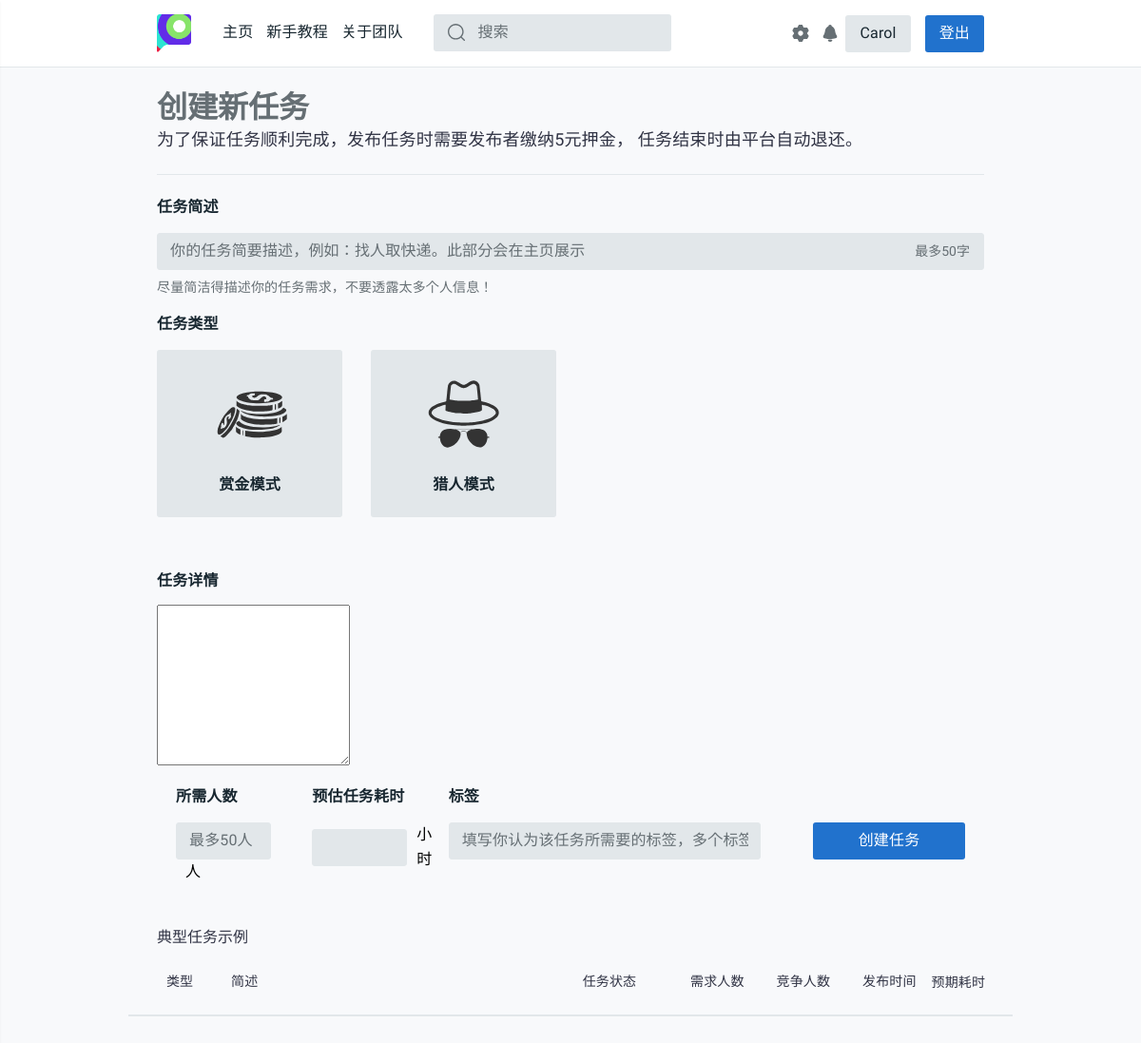
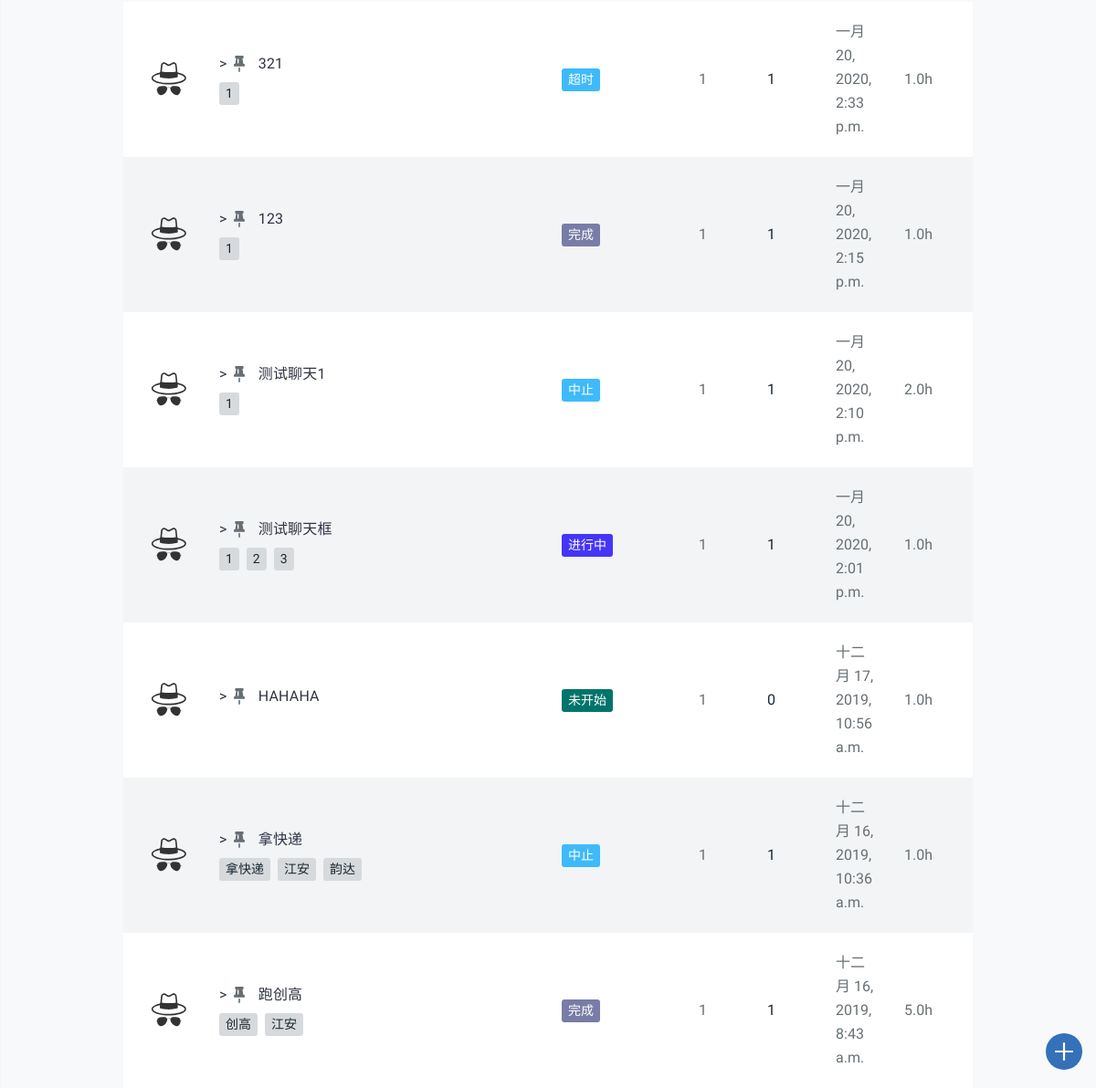
The app's page /create-task/ (signed in) with its own data (2 pictures, top to bottom).
### task_platform/models.py (models this page shows, shortened)
class Task(models.Model):
    state = (('未开始', 'waitting'), ('进行中', 'processing'), ('中止', 'abort'),
             ('撤销', 'revoke'), ('超时', 'timeout'), ('完成', 'completed'))
    publisher = models.CharField(max_length=128)
    pub_time = models.DateTimeField(auto_now_add=True)
    begin_time = models.DateTimeField(null=True, blank=True)
    end_time = models.DateTimeField(null=True, blank=True)
    people_needed = models.IntegerField(default=1)
    people_now = models.IntegerField(default=0)
    expected_time_consuming = models.DecimalField(
        max_digits=12, decimal_places=1, default=0.0)
    task_description = models.CharField(max_length=50, default="None")
    task_detail = RichTextUploadingField(default='None')
    task_state = models.CharField(max_length=32, choices=state, default='未开始')
    task_class = models.CharField(max_length=48, default='赏金模式')
    class Meta:
        ordering = ['pub_time']
        verbose_name = '任务'
        verbose_name_plural = '任务'

class Task_tags(models.Model):
    sig_tag = models.CharField(max_length=20, default="None")
    task_id = models.IntegerField(default="0")
    def __str__(self):
        return self.sig_tag
    class Meta:
        verbose_name = "任务标签"
        verbose_name_plural = "任务标签"

### task_platform/views.py (the view, shortened to what this page needs)
# urls.py: path('create-task/', views.create_task, name='create-task'),
def create_task(request):
    DEPOSIT = settings.DEPOSIT
    username = request.session.get('user_name', None)
    if not username:
        return redirect('/login/')
    notice_room = '/chatroom/{}'.format(get_notice_room_id(username))
    notice_num = chatinfo_num(username)
    user = User.objects.get(name=username)
    student_id = user.stu_id
    phone = user.phone
    dept = user.dept
    if user.dept == 'None':
        dept = '暂无信息'
    tag_list = []
    finder = {
        '未开始': '9', '进行中': '2',
        '中止': '3', '撤销': '3',
        '超时': '3', '完成': '4'
    }
    latest_task_list = Task.objects.order_by('-pub_time')
    for task in latest_task_list:
        color = 'tt-color0{} tt-badge'.format(finder[task.task_state])
        tag_list.append(
            (task, color,
             Task_tags.objects.filter(task_id=task.id).order_by('sig_tag')))
    return render(request, 'task_platform/create-task.html', locals())

### task_platform/tools.py (called while the page is built)
@csrf_exempt
def get_notice_room_id(username):
    md5 = hashlib.md5()
    md5.update(username.encode())
    return md5.hexdigest()

def chatinfo_num(username):
    withs = Withdraw.objects.filter(username=username, state='完成', noticed=False)
    for each_with in withs:
        send_notice(username, '恭喜您，您于{}发起的提现{}元的请求已经接受，请查看您支付宝余额，如果有问题请联系platform_office@163.com。'.format(each_with.start_time.strftime('%Y-%m-%d %M:%H:%S'), each_with.money))
        each_with.noticed = True
        each_with.save()
    chatnum = ChatVision.objects.filter(username=username, has_seen=False).count()
    return chatnum

### task_platform/templates/task_platform/create-task.html (shortened to what this page needs)
{% extends 'task_platform/base.html' %}
{% load staticfiles %}
{% block content %}
<head>
  <link rel="stylesheet" href="{% static 'css/style.css' %}">
</head>
<main id="tt-pageContent">
  <div class="container">
    <div class="tt-wrapper-inner">
      <h1>创建新任务</h1>
      <h4 class='tt-title-border'>
        为了保证任务顺利完成，发布任务时需要发布者缴纳{{ DEPOSIT }}元押金，
        任务结束时由平台自动退还。
      </h4>
      <form class="form-default" method="POST">
        <div class="form-group">
          <label for="inputTopicTitle">任务简述</label>
          <div class="tt-value-wrapper">
            <input type="text" name="task_description" class="form-control" id="inputTopicTitle" placeholder="你的任务简要描述，例如：找人取快递。此部分会在主页展示">
            <span class="tt-value-input">最多50字</span>
          </div>
          <div class="tt-note">尽量简洁得描述你的任务需求，不要透露太多个人信息！</div>
        </div>
        <div class="form-group">
          <label>任务类型</label>
          <div class="tt-js-active-btn tt-wrapper-btnicon">
            <div class="row tt-w410-col-02">
              <div class="col-4 col-lg-3 col-xl-2">
                <a href="#" class="tt-button-icon" style="a:visited {color:#00FF00;}" xx="赏金模式">
                  <span class="tt-icon">
                    <svg>
                      <use xlink:href="#bounty"></use>
                    </svg>
                  </span>
                  <span class="tt-text">赏金模式</span>
                </a>
              </div>
              <div class="col-4 col-lg-3 col-xl-2">
                <a href="#" class="tt-button-icon" xx="猎人模式">
                  <span class="tt-icon">
                    <svg>
                      <use xlink:href="#hunter"></use>
                    </svg>
                  </span>
                  <span class="tt-text">猎人模式</span>
                </a>
              </div>
            </div>
          </div>
        </div>
        <div class="pt-editor">
          <h6 class="pt-title">任务详情</h6>
          <textarea name="task_detail"></textarea>
          <div style="margin:20px;">
          <div class="row">
            <div class="col-md-2">
              <div class="form-group" >
                <label for="inputTopicTitle">所需人数</label>
                <div style="display: -webkit-flex;display: inline ;align-items:center;">
                <span id="表">
                <input name="people_needed" class="form-control" placeholder="最多50人" style="width:100px;">
                </span>
                <b style=" color:#000000;font-weight:400;margin-left:10px;">   人</b>
                </div>
              </div>
            </div>
            <div class="col-md-2">
              <div class="form-group">
                <label>预估任务耗时</label>
                <div style="display: -webkit-flex;display: inline-flex;align-items:center; ">
                <input name="expected_time_consuming" class="form-control"style="width:100px;">
                <b style=" color:#000000;font-weight:400;margin-left:10px;">   小时</b>
                </div>
              </div>
            </div>
            <div class="col-md-5">
              <div class="form-group">
                <label for="inputTopicTags">标签</label>
                <input type="text" name="tag_list" class="form-control" id="inputTopicTags" placeholder="填写你认为该任务所需要的标签，多个标签用空格分隔">
              </div>
            </div>
            <div class="col-auto ml-md-auto" style="margin-top:40px;">
              <input type="submit" class="btn btn-secondary btn-width-lg" value="创建任务"></input>
            </div>
          </div>
          </div>
        </div>
      </form>
    </div>
    <div class="tt-topic-list tt-offset-top-30">
      <div class="tt-list-search">
        <div class="tt-title">典型任务示例</div>
      </div>
      <div class="tt-list-header tt-border-bottom">
        <div class="tt-col-value" style="width: 17%;">
          <center>类型</center>
        </div>
        <div class="tt-col-category" style="width: 90%">简述</div>
        <div class="tt-col-category" style="width: 30%;padding-left:5.5%">任务状态</div>
        <div class="tt-col-value hide-mobile" style="width: 20%;padding-left:2%">需求人数</div>
        <div class="tt-col-value hide-mobile" style="width: 20%;padding-left:2%">竞争人数</div>
        <div class="tt-col-value hide-mobile" style="width: 20%;padding-left:2%">发布时间</div>
        <div class="tt-col-value" style="width: 20%;padding:0%">预期耗时</div>
      </div>
      {% if tag_list %}
      {% for task, color, tags in tag_list %}
      <div class="tt-item">
        <div class="tt-col-avatar">
          {% if task.task_class == "赏金模式 "%}
          <svg class="tt-icon">
            <use xlink:href="#bounty"></use>
          </svg>
          {% else %}
          <svg class="tt-icon">
            <use xlink:href="#hunter"></use>
          </svg>
          {% endif %}
        </div>
        <div class="tt-col-description">
          <h6 class="tt-title"><a href="{% url 'detail' task.id %}">
              >
              <svg class="tt-icon">
                <use xlink:href="#icon-pinned"></use>
              </svg>
              {{ task.task_description }}
                        </a></h6>
          <div class="row align-items-center no-gutters">
            <div class="col-11">
              <ul class="tt-list-badge">
                {% for tag in tags %}
                <li><a><span class="tt-badge">{{ tag }}</span></a></li>
                {% endfor%}
              </ul>
            </div>
            </div>
          </div>
          <div class="tt-col-category"><span class="{{ color }}">{{ task.task_state }}</span></div>
          <div class="tt-col-value hide-mobile">{{ task.people_needed }}</div>
            <div class="tt-col-value tt-color-select hide-mobile">{{ task.people_now }}</div>
              <div class="tt-col-value hide-mobile">{{ task.pub_time }}</div>
                <div class="tt-col-value hide-mobile"> {{ task.expected_time_consuming }}h </div>
                </div>
                {% endfor %}
                {% endif %}
              </div>
            </div>
</main>
{% endblock %}

### static/css/detail.css (style rules this page uses)
label { cursor: default; }

### records on screen
Task: task_description "321", task_state "超时", people_needed "1", people_now "1", pub_time "一月 20, 2020, 2:33 p.m.", expected_time_consuming "1.0"
Task_tags: sig_tag "1"
Task: task_description "123", task_state "完成", people_needed "1", people_now "1", pub_time "一月 20, 2020, 2:15 p.m.", expected_time_consuming "1.0"
Task_tags: sig_tag "1"
Task: task_description "测试聊天1", task_state "中止", people_needed "1", people_now "1", pub_time "一月 20, 2020, 2:10 p.m.", expected_time_consuming "2.0"
Task_tags: sig_tag "1"
Task: task_description "测试聊天框", task_state "进行中", people_needed "1", people_now "1", pub_time "一月 20, 2020, 2:01 p.m.", expected_time_consuming "1.0"
Task_tags: sig_tag "1"
Task_tags: sig_tag "2"
Task_tags: sig_tag "3"
Task: task_description "HAHAHA", task_state "未开始", people_needed "1", people_now "0", pub_time "十二月 17, 2019, 10:56 a.m.", expected_time_consuming "1.0"
Task: task_description "拿快递", task_state "中止", people_needed "1", people_now "1", pub_time "十二月 16, 2019, 10:36 a.m.", expected_time_consuming "1.0"
Task_tags: sig_tag "拿快递"
Task_tags: sig_tag "江安"
Task_tags: sig_tag "韵达"
Task: task_description "跑创高", task_state "完成", people_needed "1", people_now "1", pub_time "十二月 16, 2019, 8:43 a.m.", expected_time_consuming "5.0"
Task_tags: sig_tag "创高"
Task_tags: sig_tag "江安"

### other values on screen
{{ request.session.user_name }} "Carol"
{{ DEPOSIT }} "5"
